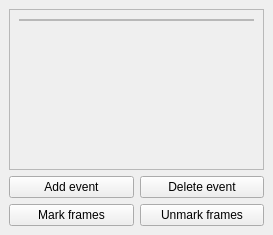
<?xml version="1.0" encoding="UTF-8"?>
<ui version="4.0">
 <class>EventDockWidget</class>
 <widget class="QDockWidget" name="EventDockWidget">
  <property name="geometry">
   <rect>
    <x>0</x>
    <y>0</y>
    <width>273</width>
    <height>235</height>
   </rect>
  </property>
  <property name="windowTitle">
   <string>Events</string>
  </property>
  <widget class="QWidget" name="dockWidgetContents">
   <layout class="QGridLayout" name="gridLayout_2">
    <item row="0" column="0" colspan="2">
     <widget class="QScrollArea" name="scrollArea">
      <property name="widgetResizable">
       <bool>true</bool>
      </property>
      <widget class="QWidget" name="scrollAreaWidgetContents">
       <property name="geometry">
        <rect>
         <x>0</x>
         <y>0</y>
         <width>253</width>
         <height>135</height>
        </rect>
       </property>
       <layout class="QGridLayout" name="gridLayout">
        <item row="1" column="0">
         <widget class="QFrame" name="frame">
          <property name="frameShape">
           <enum>QFrame::StyledPanel</enum>
          </property>
          <property name="frameShadow">
           <enum>QFrame::Raised</enum>
          </property>
          <layout class="QGridLayout" name="gridLayout_3">
           <property name="horizontalSpacing">
            <number>0</number>
           </property>
           <property name="margin">
            <number>0</number>
           </property>
          </layout>
         </widget>
        </item>
        <item row="2" column="0">
         <spacer name="verticalSpacer">
          <property name="orientation">
           <enum>Qt::Vertical</enum>
          </property>
          <property name="sizeHint" stdset="0">
           <size>
            <width>20</width>
            <height>40</height>
           </size>
          </property>
         </spacer>
        </item>
       </layout>
      </widget>
     </widget>
    </item>
    <item row="1" column="1">
     <widget class="QPushButton" name="pushButtonDelete">
      <property name="text">
       <string>Delete event</string>
      </property>
     </widget>
    </item>
    <item row="1" column="0">
     <widget class="QPushButton" name="pushButtonAdd">
      <property name="text">
       <string>Add event</string>
      </property>
     </widget>
    </item>
    <item row="2" column="0">
     <widget class="QPushButton" name="pushButtonSet">
      <property name="text">
       <string>Mark frames</string>
      </property>
     </widget>
    </item>
    <item row="2" column="1">
     <widget class="QPushButton" name="pushButtonUnset">
      <property name="text">
       <string>Unmark frames</string>
      </property>
     </widget>
    </item>
   </layout>
  </widget>
 </widget>
 <resources/>
 <connections/>
</ui>
